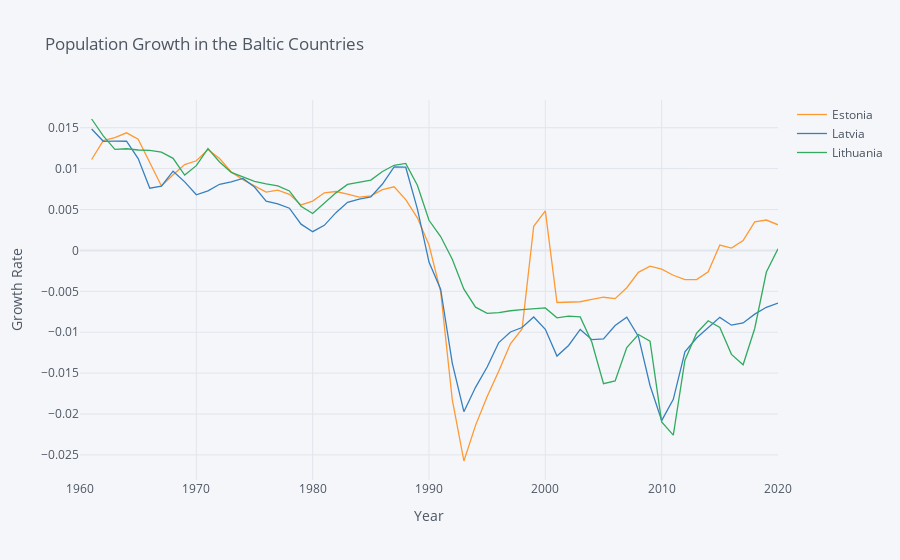

Write notebook code for a chart like this one.
### Code cell
graph_log({"SP.POP.TOTL":"Population"}, baltic, "Population Growth in the Baltic Countries", "Growth Rate")
